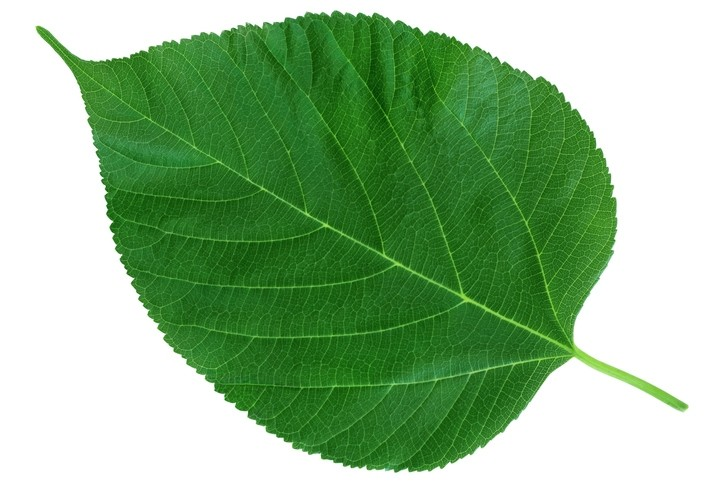
#> input picture backend/test/a1.jpg, 724 x 483 px, found by its file name
$ python test2.py
#> lines starting #> are read from the running program, lines starting #| are printed output that depends on the picture; after the words box and inside, x2 and y2 are one past the last pixel; in counts of white or black regions, pixels touching at a corner belong together
import cv2
import numpy as np

# Let's load a simple image with 3 black squares
image = cv2.imread("test\\a1.jpg")
#> image is the input picture: shape (483, 724, 3); mean B, G, R 139.5, 183.1, 144.1

gray = cv2.cvtColor(image, cv2.COLOR_BGR2GRAY)
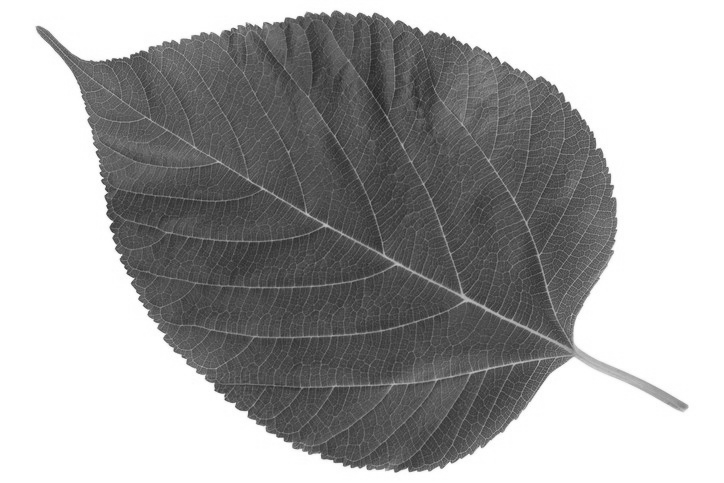
#> gray: shape (483, 724); min 35, max 255, mean 166.5

# threshold input image using otsu thresholding as mask and refine with morphology
ret, mask = cv2.threshold(gray, 0, 255, cv2.THRESH_BINARY+cv2.THRESH_OTSU)
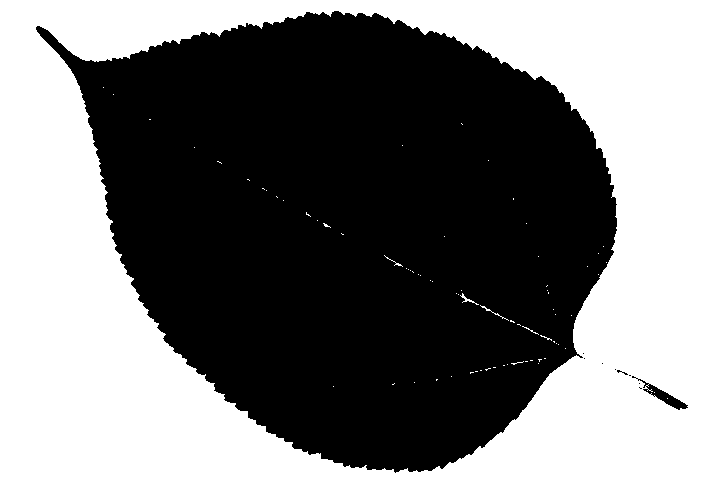
#> mask: shape (483, 724); 47.8% white; 75 white regions (70 under 20 px), largest, box (x1, y1, x2, y2) and area: (0, 0, 724, 483) 166832, (460, 293, 479, 305) 47, (480, 305, 509, 321) 42, (384, 255, 403, 267) 28, (522, 326, 539, 335) 22
#> ret = 170
kernel = np.ones((9,9), np.uint8)
mask = cv2.morphologyEx(mask, cv2.MORPH_CLOSE, kernel)
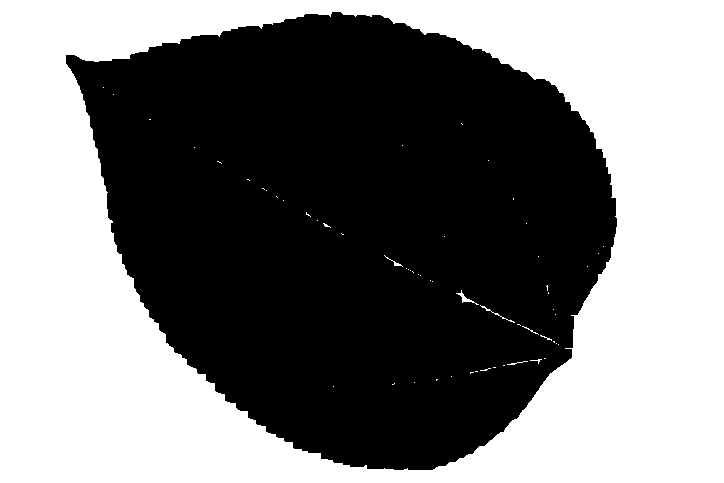
#> mask: shape (483, 724); 48.3% white; 59 white regions (53 under 20 px), largest, box (x1, y1, x2, y2) and area: (0, 0, 724, 483) 168414, (456, 290, 479, 305) 72, (480, 305, 515, 323) 53, (384, 255, 403, 267) 35, (507, 361, 528, 365) 25, (522, 326, 539, 335) 22
mask = cv2.morphologyEx(mask, cv2.MORPH_OPEN, kernel)
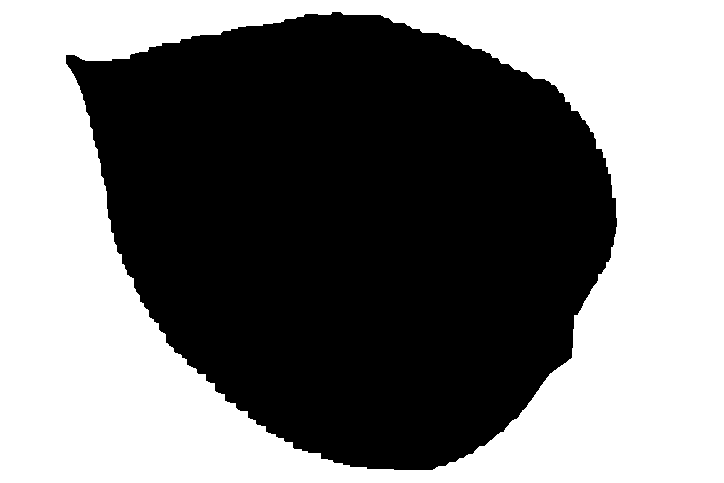
#> mask: shape (483, 724); 48.1% white; 1 white region, box (x1, y1, x2, y2) and area: (0, 0, 724, 483) 168339

# put mask into alpha channel of result
result = image.copy()
result = cv2.cvtColor(result, cv2.COLOR_BGR2BGRA)


print(gray.shape)
#| (483, 724)
print(mask.shape)
#| (483, 724)

# # save resulting masked image
cv2.imshow('Contours', mask)
cv2.waitKey(0)
cv2.destroyAllWindows()

$ run again, with backend/test/0.jpg copied over backend/test/a1.jpg
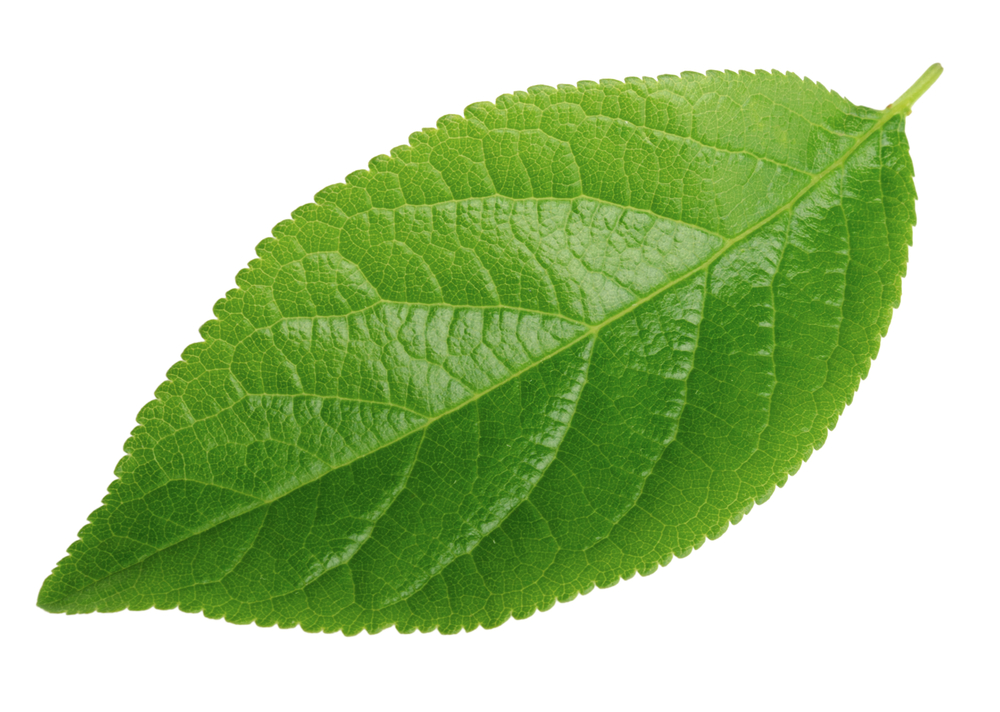
#> input picture backend/test/0.jpg, 1000 x 712 px, found by its file name
#> image is the input picture: shape (712, 1000, 3); mean B, G, R 155.5, 203.3, 179.1
#> `ret, mask = cv2.threshold(gray, 0, 255, cv2.THRESH_BINARY+cv2.THRESH_O..`:
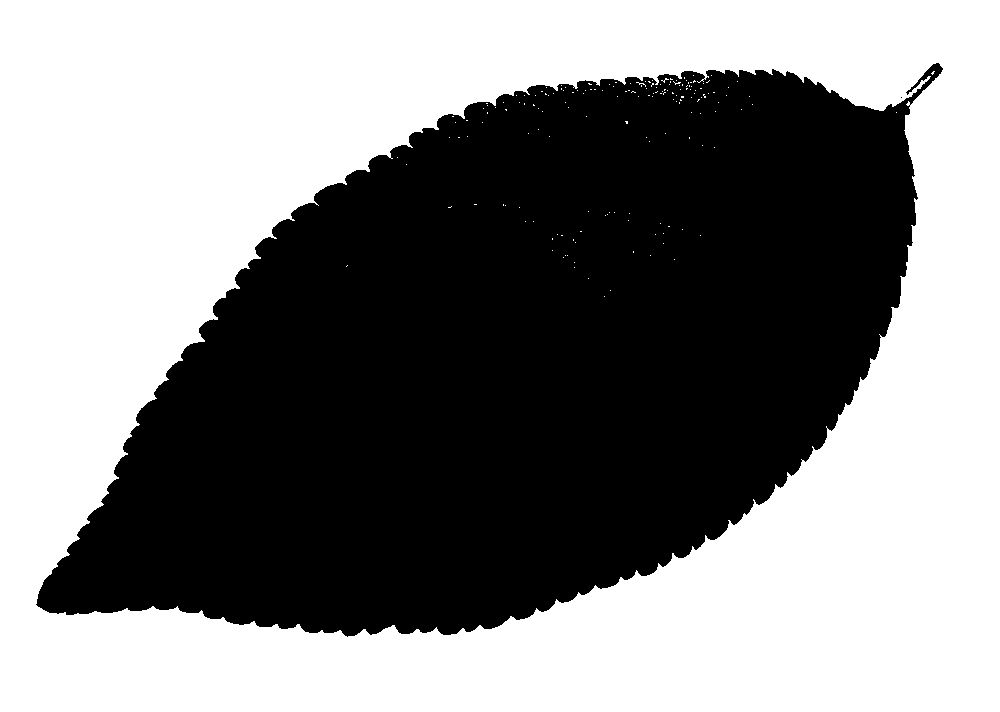
#> mask: shape (712, 1000); 53.1% white; 2 black regions (1 under 20 px), largest, box (x1, y1, x2, y2) and area: (36, 63, 943, 637) 333903
#> ret = 186
#> `mask = cv2.morphologyEx(mask, cv2.MORPH_OPEN, kernel)`:
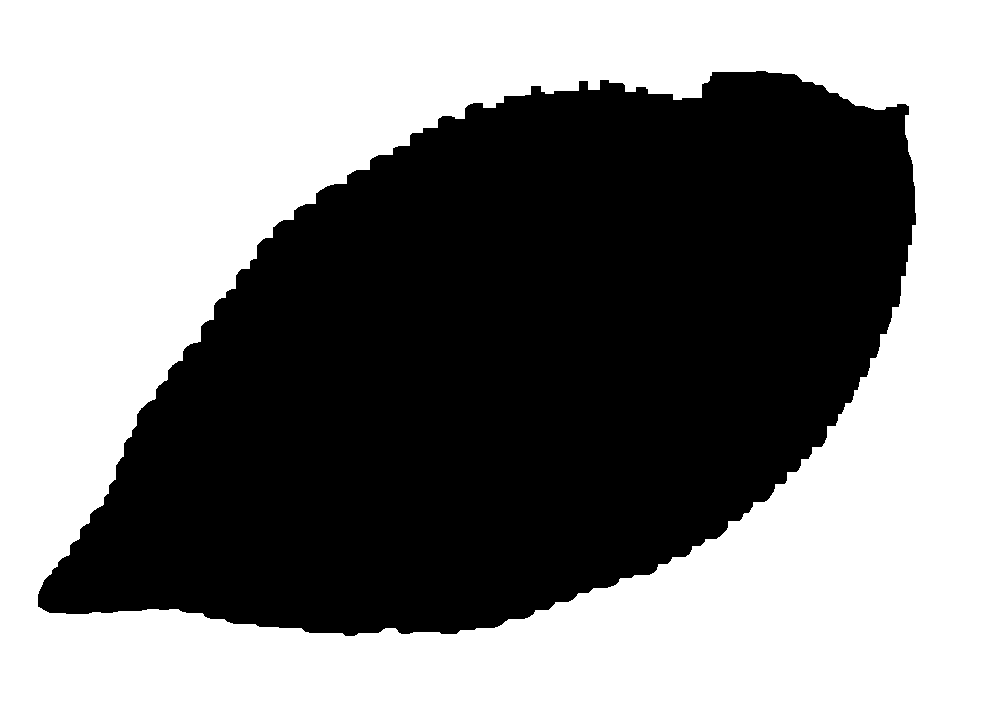
#> mask: shape (712, 1000); 53.5% white; 1 black region, box (x1, y1, x2, y2) and area: (38, 71, 916, 636) 331270
#| (712, 1000)
#| (712, 1000)
